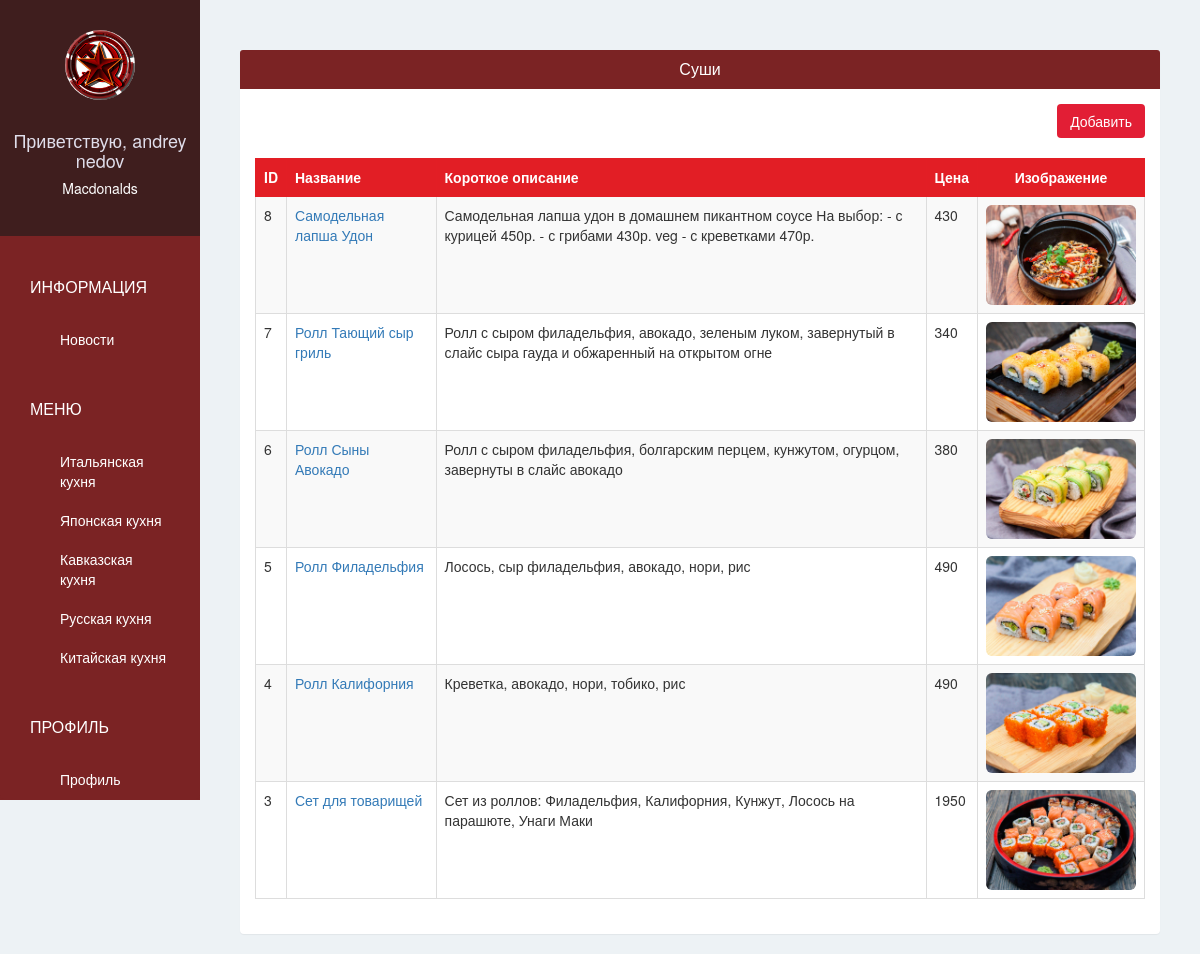
/pizzashop/sushi/ (signed in), run on the app's committed database.
### pizzashopapp/models.py (models this page shows, shortened)
class PizzaShop(models.Model):
    owner = models.OneToOneField(User, on_delete=models.CASCADE, related_name='pizzashop')
    name = models.CharField(max_length=100, verbose_name = 'Название')
    phone = models.CharField(max_length=100, verbose_name = 'Телефон')
    address = models.CharField(max_length=100, verbose_name = 'Адрес')
    logo = models.ImageField(upload_to='pizzashop_logo/', blank = False, verbose_name = 'Логотип')

class Sushi(models.Model):
    pizzashop = models.ForeignKey(PizzaShop)
    name = models.CharField(max_length=30)
    short_description = models.CharField(max_length=10000)
    image = models.ImageField(upload_to=get_sushi_upload_path, blank=False)
    price = models.IntegerField(default=0)

### pizzashopapp/views.py (the view)
# urls.py: url(r'^pizzashop/sushi/$', views.pizzashop_sushi, name='pizzashop-sushi'),
@login_required(login_url='/pizzashop/sign-in/')
def pizzashop_sushi(request):
    sushis = Sushi.objects.filter(pizzashop = request.user.pizzashop).order_by("-id")
    return render(request, 'pizzashop/sushi.html', {
        'sushis':sushis,
    })

### pizzashopapp/templates/pizzashop/sushi.html
{% extends 'pizzashop/base.html' %}
{% block page %}
<div class="panel">
  <div class="panel-heading bg-ruby">
    <h4 class="panel-title text-center text-white">
      Суши
    </h4>
  </div>
  <div class="panel-body">
    <div class="text-right">
      <a href="{% url 'pizzashop-add-sushi' %}"class="btn btn-red">Добавить</a>
      <br/>
      <br/>
    </div>
    <table class="table table-bordered table-hover table-striped">
      <thead>
        <tr class="bg-red text-white">
          <th>ID</th>
          <th>Название</th>
          <th>Короткое описание</th>
          <th>Цена</th>
          <th class="text-center">Изображение</th>
        </tr>
      </thead>
      <tbody>
        {% for sushi in sushis %}
          <tr>
            <td scope="row">{{ sushi.id }}</td>
            <td><a href="{% url 'pizzashop-edit-sushi' sushi.id %}">{{ sushi.name }}</a></td>
            <td>{{ sushi.short_description }}</td>
            <td>{{ sushi.price }}</td>
            <td class="text-center"><img class="img-rounded" src="{{ MEDIA_URL }}{{ sushi.image }}" width = "150"></td>
          </tr>
        {% endfor %}
      </tbody>
    </table>
  </div>
</div>
{% endblock %}

### pizzashopapp/templates/pizzashop/base.html (shortened to what this page needs)
{% extends 'base.html' %}
{% block sidebar %}
{% url 'pizzashop-pizza' as pizzashop_pizza_url %}
{% url 'pizzashop-account' as pizzashop_account_url %}
  <div class="text-center">
    <img class="img-circle" src="{{ MEDIA_URL }}{{ request.user.pizzashop.logo }}" width="70" height="70" >
    <br/>
    <br/>
    <h4>Приветствую, {{ request.user.get_full_name }}</h4>
    <h5>{{ request.user.pizzashop.name }}</h5>
  </div>
  <div class="list-group">
    <span class="text-uppercase">Информация</span>
    <a href="{% url 'pizzashop-news' %}"
    class="list-group-item {% if request.path ==  pizzashop_news_url %} active {% endif %}">Новости</a>
    <span class="text-uppercase">Меню</span>
    <a href="{% url 'pizzashop-pizza' %}"
    class="list-group-item {% if request.path ==  pizzashop_pizza_url %} active {% endif %}">Итальянская кухня</a>
    <a href="{% url 'pizzashop-sushi' %}"
    class="list-group-item {% if request.path ==  pizzashop_sushi_url %} active {% endif %}">Японская кухня</a>
    <a href="{% url 'pizzashop-kavkaz' %}"
    class="list-group-item {% if request.path ==  pizzashop_kavkaz_url %} active {% endif %}">Кавказская кухня</a>
    <a href="{% url 'pizzashop-russia' %}"
    class="list-group-item {% if request.path ==  pizzashop_russia_url %} active {% endif %}">Русская кухня</a>
    <a href="{% url 'pizzashop-china' %}"
    class="list-group-item {% if request.path ==  pizzashop_china_url %} active {% endif %}">Китайская кухня</a>
    <span class="text-uppercase">Профиль</span>
    <a href="{% url 'pizzashop-account' %}"
    class="list-group-item {% if request.path ==  pizzashop_account_url %} active {% endif %}">Профиль</a>
  </div>
{% endblock %}

### pizzashopapp/static/css/style.css (style rules this page uses)
body { padding-top: 50px; background-color: #EDF2F5; overflow: auto; }
.bg-ruby { background-color: #7B2324; }
.bg-red { background-color: #E21E25; }
.text-white { color: white; }
.btn-red { color: white; background-color: #E21E35; }
.sidebar > div:first-child { padding: 30px 10px; font-weight: bold; font-size: 15px; background-color: #3F1E1E; }
.sidebar > div:first-child > h4 { color: #e0deeb; }
.sidebar > div:first-child > h5 { color: #ffffff; }
.sidebar .list-group { padding: 0; background-color: #7B2324; }
.sidebar .list-group > span { color: white; display: block;; margin-top: 20px; padding: 20px 30px; font-size: 16px; font-weight: 300px; }
.sidebar .list-group .list-group-item, .sidebar .list-group .list-group-item:focus { background-color: #7B2324; color: white; border: 0; padding-left: 60px; padding-right: 30px; }
.content .panel { border: none; }
.table > thead > tr > th, .table > thead > tr > td { vertical-align: middle; }
.table, .table > thead > tr > th { border-color: #E31E25; }

### data on the page
Sushi: id "8", name "Самодельная лапша Удон", short_description "Самодельная лапша удон в домашнем пикантном соусе На выбор: - с курицей 450р. - с грибами 430р. veg - с креветками 470р.", price "430", image (picture)
Sushi: id "7", name "Ролл Тающий сыр гриль", short_description "Ролл с сыром филадельфия, авокадо, зеленым луком, завернутый в слайс сыра гауда и обжаренный на открытом огне", price "340", image (picture)
Sushi: id "6", name "Ролл Сыны Авокадо", short_description "Ролл с сыром филадельфия, болгарским перцем, кунжутом, огурцом, завернуты в слайс авокадо", price "380", image (picture)
Sushi: id "5", name "Ролл Филадельфия", short_description "Лосось, сыр филадельфия, авокадо, нори, рис", price "490", image (picture)
Sushi: id "4", name "Ролл Калифорния", short_description "Креветка, авокадо, нори, тобико, рис", price "490", image (picture)
Sushi: id "3", name "Сет для товарищей", short_description "Сет из роллов: Филадельфия, Калифорния, Кунжут, Лосось на парашюте, Унаги Маки", price "1950", image (picture)

### other printed values
{{ request.user.get_full_name }} "andrey nedov"
{{ request.user.pizzashop.name }} "Macdonalds"
